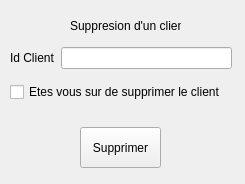
<?xml version="1.0" encoding="UTF-8"?>
<ui version="4.0">
 <class>clientsupprClass</class>
 <widget class="QWidget" name="clientsupprClass">
  <property name="geometry">
   <rect>
    <x>0</x>
    <y>0</y>
    <width>245</width>
    <height>184</height>
   </rect>
  </property>
  <property name="windowTitle">
   <string>Form</string>
  </property>
  <widget class="QLabel" name="label">
   <property name="geometry">
    <rect>
     <x>70</x>
     <y>10</y>
     <width>111</width>
     <height>31</height>
    </rect>
   </property>
   <property name="text">
    <string>Suppresion d'un client</string>
   </property>
  </widget>
  <widget class="QPushButton" name="BtClientSuppr">
   <property name="geometry">
    <rect>
     <x>80</x>
     <y>127</y>
     <width>81</width>
     <height>41</height>
    </rect>
   </property>
   <property name="text">
    <string>Supprimer</string>
   </property>
  </widget>
  <widget class="QWidget" name="layoutWidget">
   <property name="geometry">
    <rect>
     <x>10</x>
     <y>40</y>
     <width>222</width>
     <height>71</height>
    </rect>
   </property>
   <layout class="QVBoxLayout" name="verticalLayout">
    <item>
     <layout class="QHBoxLayout" name="horizontalLayout_2">
      <item>
       <widget class="QLabel" name="label_2">
        <property name="text">
         <string>Id Client</string>
        </property>
       </widget>
      </item>
      <item>
       <widget class="QLineEdit" name="lineEdit"/>
      </item>
     </layout>
    </item>
    <item>
     <widget class="QCheckBox" name="checkBox">
      <property name="text">
       <string>Etes vous sur de supprimer le client</string>
      </property>
     </widget>
    </item>
   </layout>
  </widget>
 </widget>
 <resources/>
 <connections/>
</ui>
